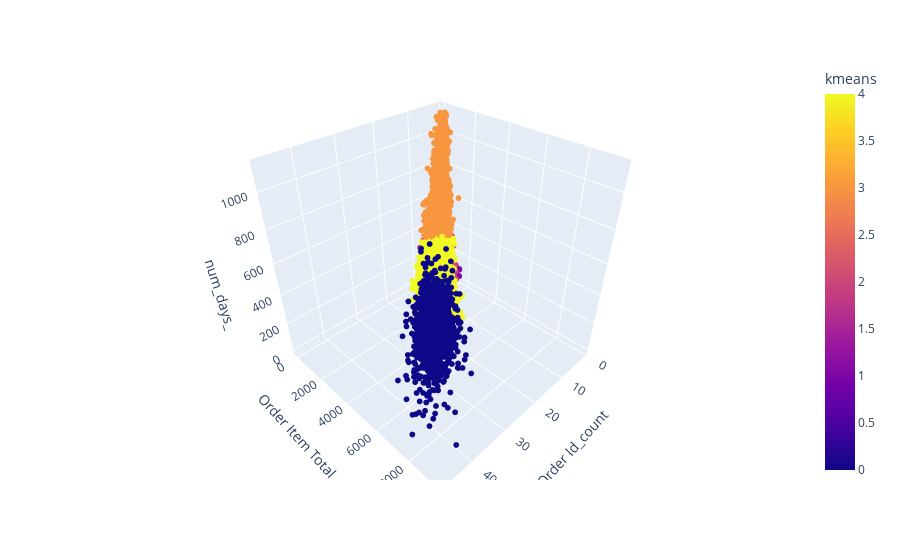

The cell this chart's notebook holds for it:
### Code cell
# plotting the clusters
fig = px.scatter_3d(RFM_date_agg_clusters, 
                    x='Order Id_count', 
                    y='Order Item Total_sum', 
                    z='num_days_',
                    color='kmeans')
fig.update_traces(marker_size = 2)
fig.show()

### Figure 1 — Plotly figure (JSON) as saved in the notebook; plotly's stock layout.template omitted (floating-point values rounded to 4 significant figures; data arrays with more than 128 entries replaced by an {"elided": "..."} marker saying what was removed)
{"data": [{"hovertemplate": "Order Id_count=%{x}<br>Order Item Total_sum=%{y}<br>num_days_=%{z}<br>kmeans=%{marker.color}<extra></extra>", "legendgroup": "", "marker": {"color": {"elided": "20652 int values"}, "coloraxis": "coloraxis", "size": 2, "symbol": "circle"}, "mode": "markers", "name": "", "scene": "scene", "showlegend": false, "type": "scatter3d", "x": {"elided": "20652 int values"}, "y": {"elided": "20652 float values"}, "z": {"elided": "20652 int values"}}], "layout": {"coloraxis": {"colorbar": {"title": {"text": "kmeans"}}, "colorscale": [[0, "#0d0887"], [0.1111, "#46039f"], [0.2222, "#7201a8"], [0.3333, "#9c179e"], [0.4444, "#bd3786"], [0.5556, "#d8576b"], [0.6667, "#ed7953"], [0.7778, "#fb9f3a"], [0.8889, "#fdca26"], [1, "#f0f921"]]}, "legend": {"tracegroupgap": 0}, "margin": {"t": 60}, "scene": {"domain": {"x": [0, 1], "y": [0, 1]}, "xaxis": {"title": {"text": "Order Id_count"}}, "yaxis": {"title": {"text": "Order Item Total_sum"}}, "zaxis": {"title": {"text": "num_days_"}}}}}
